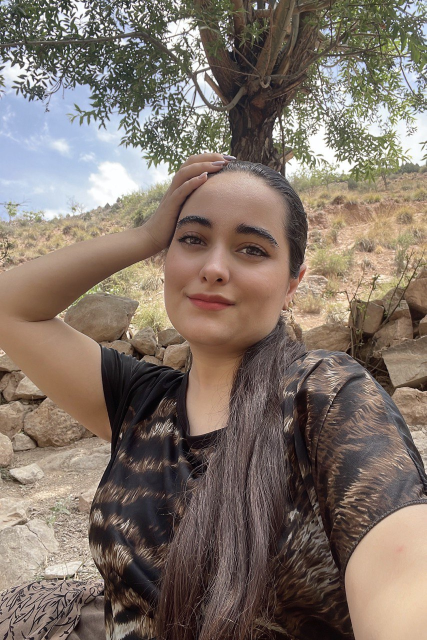
#> input picture Merge images/images/emi.jpg, 853 x 1280 px (shown at 1/2 size)
$ python main.py
#> lines starting #> are read from the running program, lines starting #| are printed output that depends on the picture
import cv2

# بارگیری تصاویر
emi = cv2.imread('images/emi.jpg' , 0)
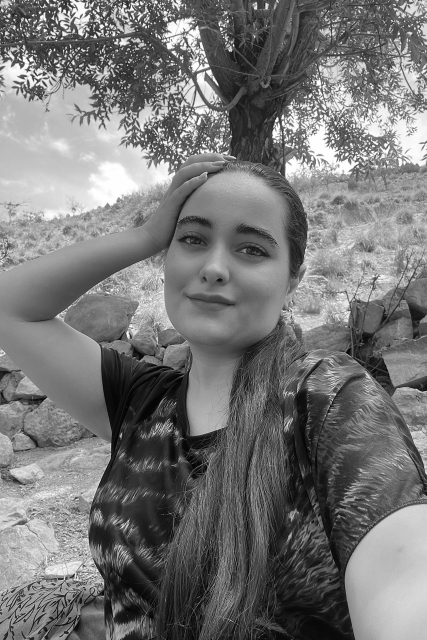
#> emi: shape (1280, 853) (shown at 1/2 size); min 0, max 255, mean 118.2
scarlett = cv2.imread('images/scarlett-johansson_0.jpg' , 0)
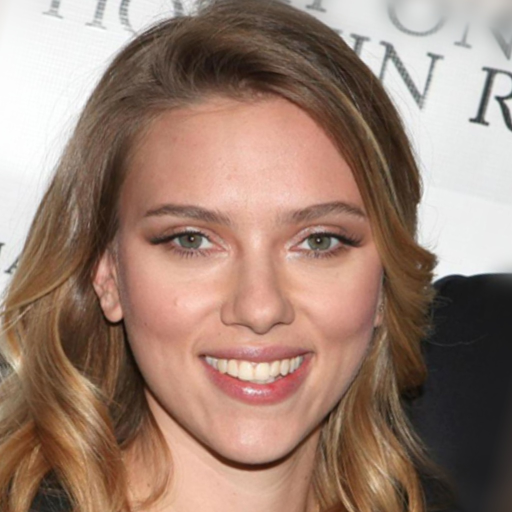
#> input picture Merge images/images/scarlett-johansson_0.jpg, 1024 x 1024 px (shown at 1/2 size)
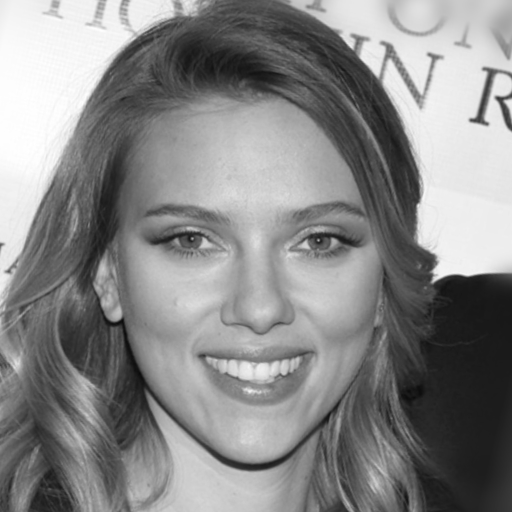
#> scarlett: shape (1024, 1024) (shown at 1/2 size); min 9, max 255, mean 135.8

print(emi.shape)
#| (1280, 853)
print(scarlett.shape)
#| (1024, 1024)

emi = cv2.resize(emi , (1000 , 800))
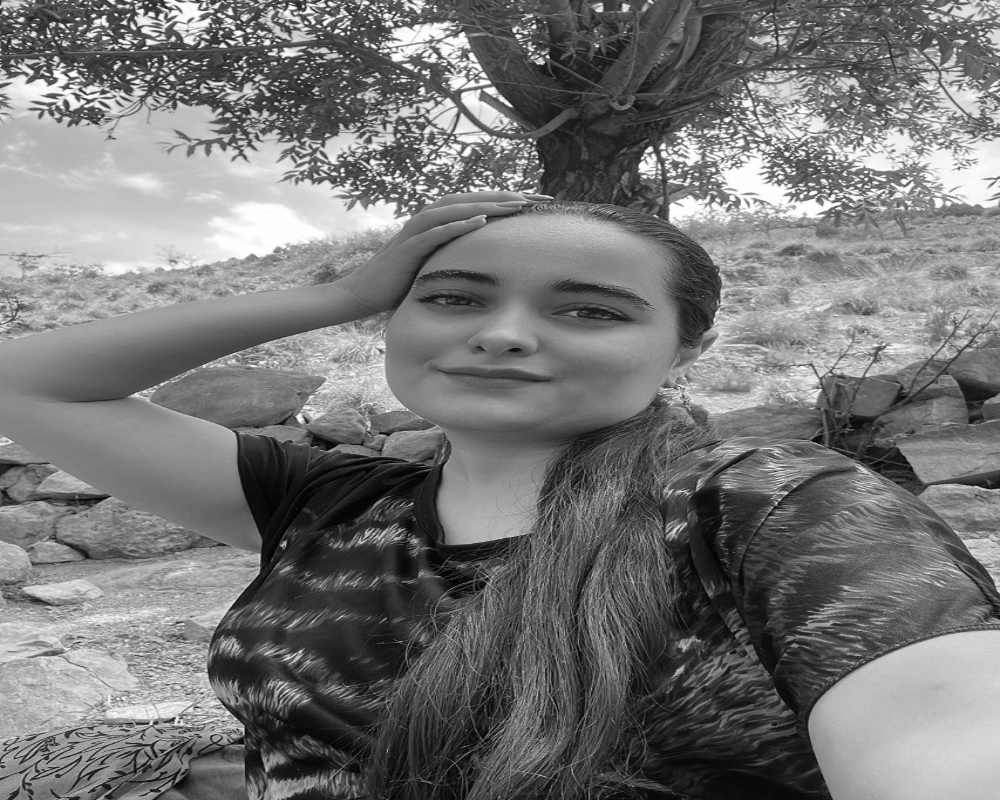
#> emi: shape (800, 1000); min 0, max 255, mean 118.1
scarlett = cv2.resize(scarlett , (1000 , 800))
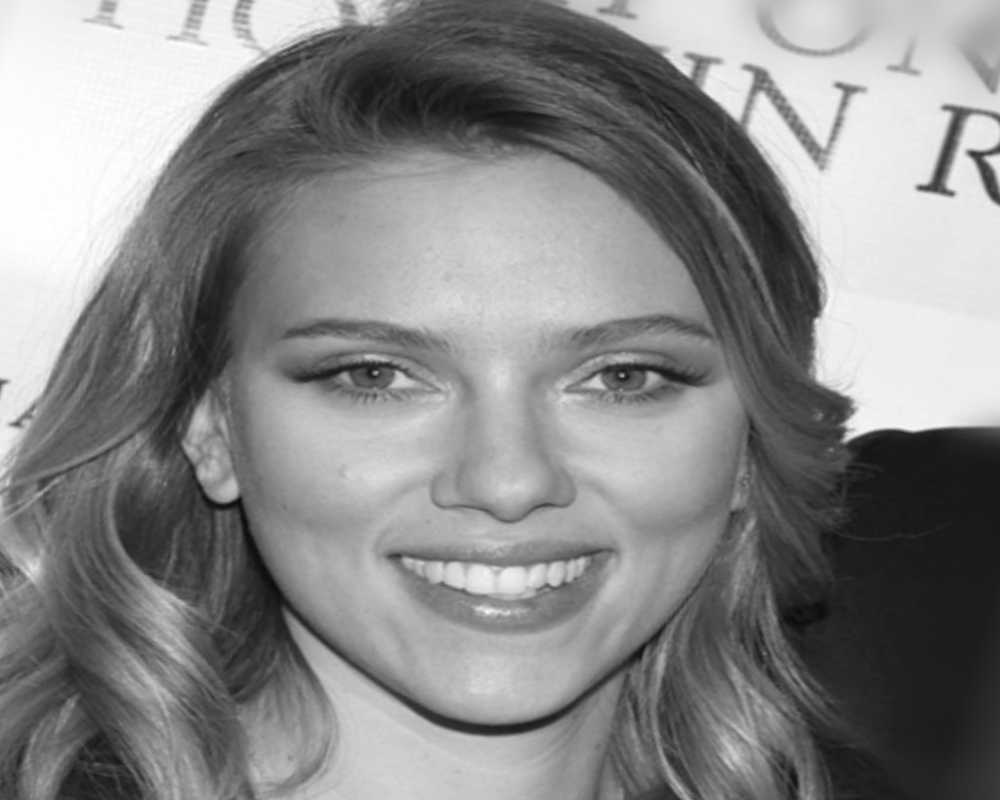
#> scarlett: shape (800, 1000); min 10, max 255, mean 135.7


# توزیع وزن
alpha = 0  # وزن تصویر اول
beta = 1   # وزن تصویر دوم
gamma = 0    # پارامتر gamma
# ادغام تصاویر با توزیع وزن
result1 = cv2.addWeighted(emi, alpha, scarlett, beta, gamma)
cv2.imwrite('result1.jpg' , result1)
cv2.imshow('result' , result1)
cv2.waitKey()

# توزیع وزن
alpha = 0.7  # وزن تصویر اول
beta = 0.3   # وزن تصویر دوم
gamma = 0    # پارامتر gamma
# ادغام تصاویر با توزیع وزن
result2 = cv2.addWeighted(emi, alpha, scarlett, beta, gamma)
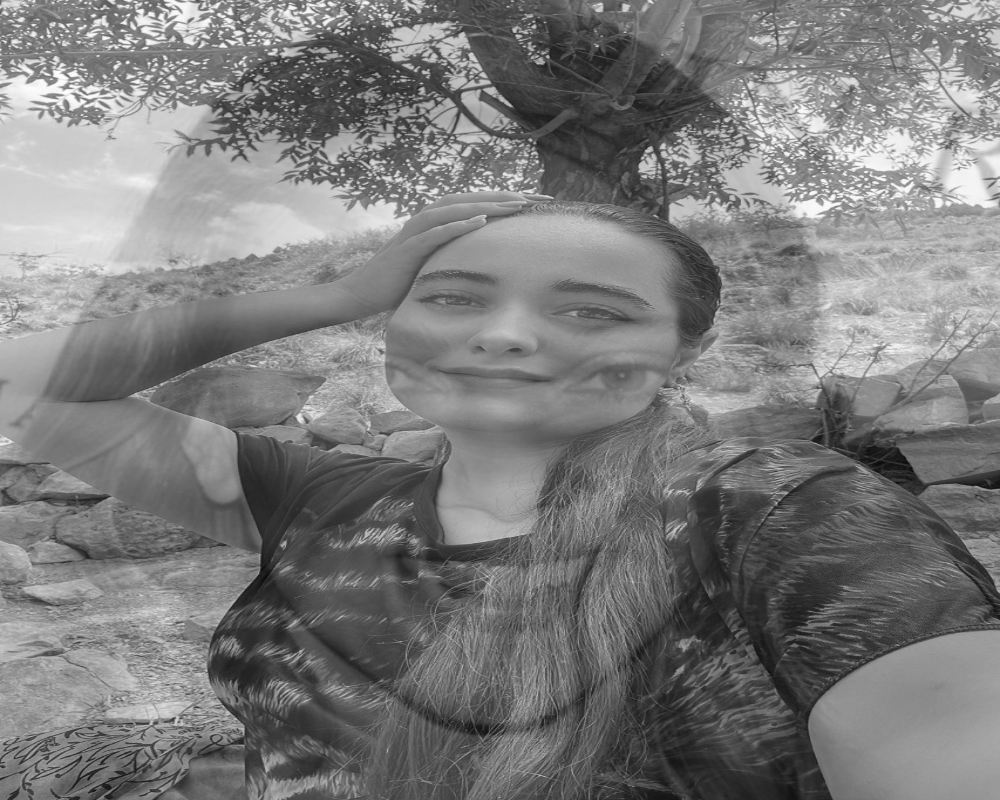
#> result2: shape (800, 1000); min 9, max 254, mean 123.4
cv2.imwrite('result2.jpg' , result2)
cv2.imshow('result' , result2)
cv2.waitKey()

# توزیع وزن
alpha = 0.3  # وزن تصویر اول
beta = 0.7   # وزن تصویر دوم
gamma = 0    # پارامتر gamma
# ادغام تصاویر با توزیع وزن
result3 = cv2.addWeighted(emi, alpha, scarlett, beta, gamma)
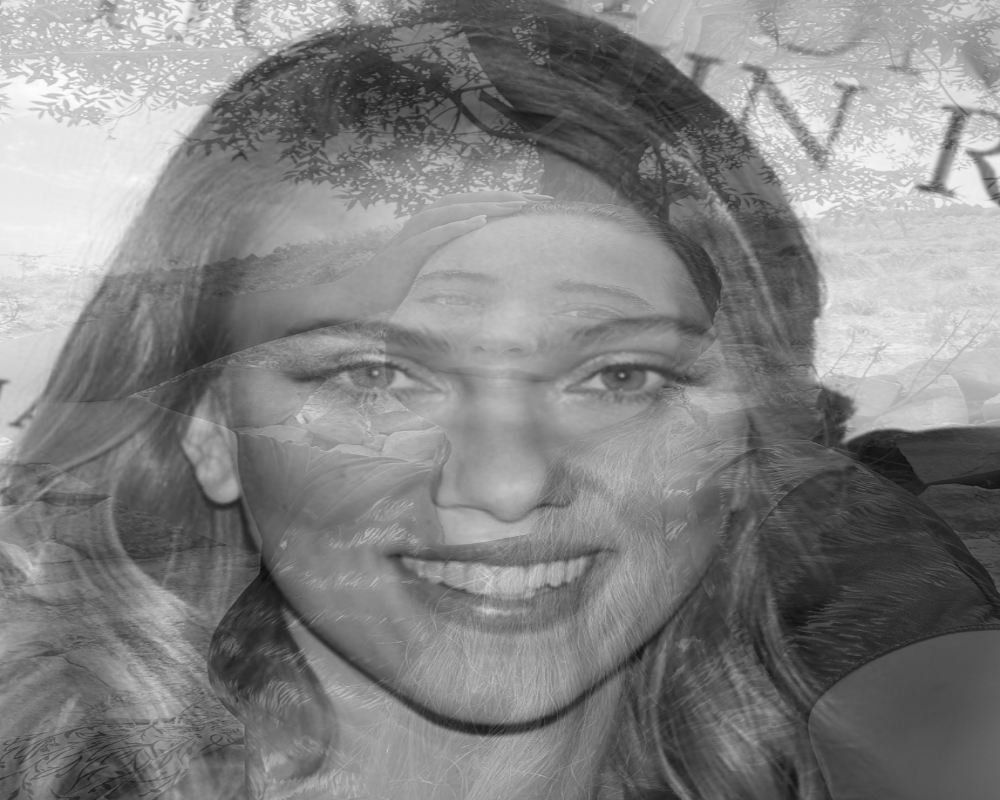
#> result3: shape (800, 1000); min 13, max 253, mean 130.4
cv2.imwrite('result3.jpg' , result3)
cv2.imshow('result' , result3)
cv2.waitKey()

# توزیع وزن
alpha = 1  # وزن تصویر اول
beta = 0   # وزن تصویر دوم
gamma = 0    # پارامتر gamma
# ادغام تصاویر با توزیع وزن
result4 = cv2.addWeighted(emi, alpha, scarlett, beta, gamma)
cv2.imwrite('result4.jpg' , result4)
cv2.imshow('result' , result4)
cv2.waitKey()
